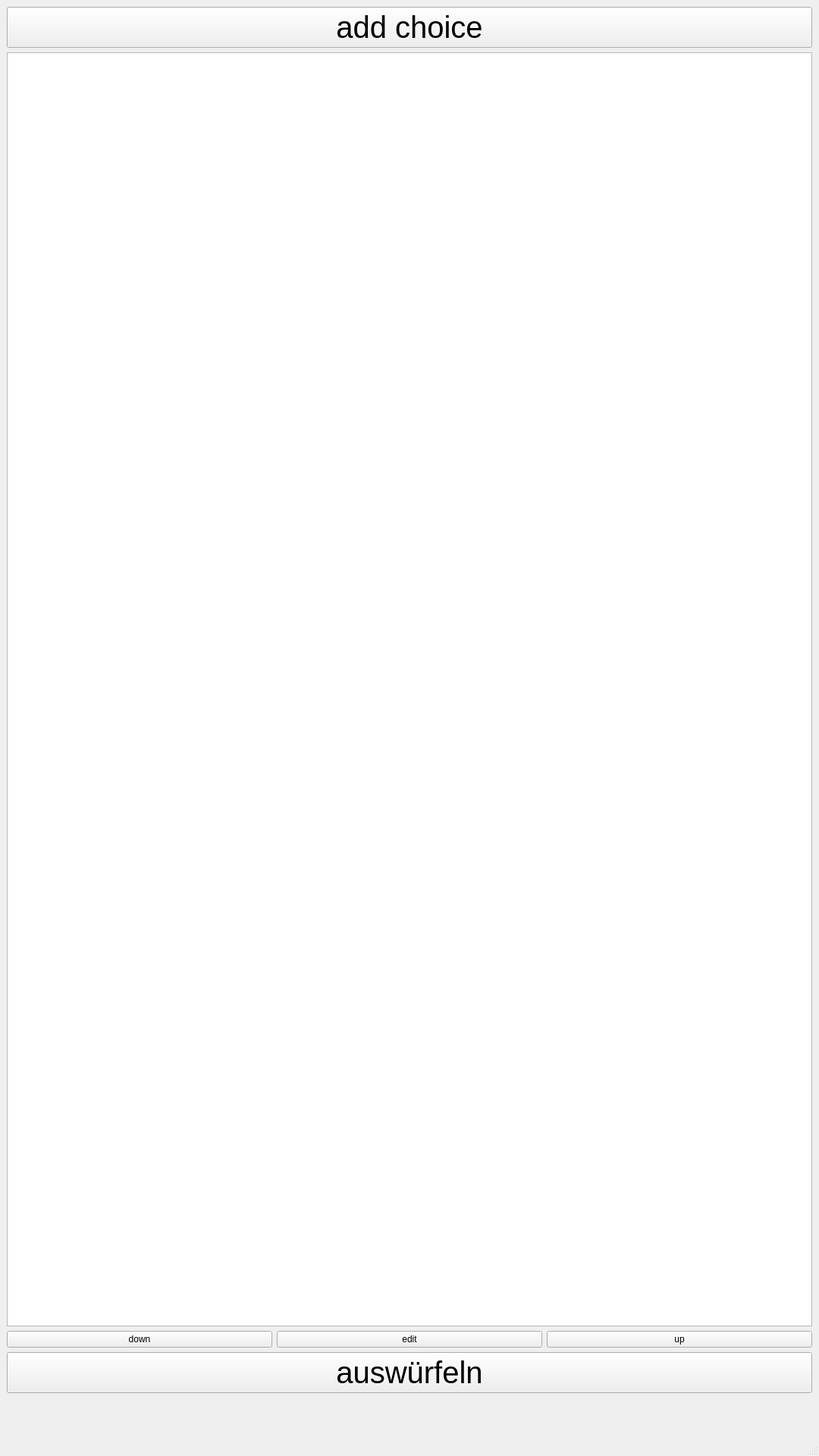
<?xml version="1.0" encoding="UTF-8"?>
<ui version="4.0">
 <class>MainWindow</class>
 <widget class="QMainWindow" name="MainWindow">
  <property name="geometry">
   <rect>
    <x>0</x>
    <y>0</y>
    <width>1080</width>
    <height>1920</height>
   </rect>
  </property>
  <property name="sizePolicy">
   <sizepolicy hsizetype="MinimumExpanding" vsizetype="Expanding">
    <horstretch>0</horstretch>
    <verstretch>0</verstretch>
   </sizepolicy>
  </property>
  <property name="windowTitle">
   <string>MainWindow</string>
  </property>
  <widget class="QWidget" name="centralwidget">
   <property name="sizePolicy">
    <sizepolicy hsizetype="Preferred" vsizetype="Expanding">
     <horstretch>0</horstretch>
     <verstretch>0</verstretch>
    </sizepolicy>
   </property>
   <layout class="QGridLayout" name="gridLayout">
    <item row="0" column="0">
     <layout class="QVBoxLayout" name="verticalLayout">
      <property name="sizeConstraint">
       <enum>QLayout::SetDefaultConstraint</enum>
      </property>
      <item>
       <widget class="QPushButton" name="button_add_choice">
        <property name="sizePolicy">
         <sizepolicy hsizetype="Expanding" vsizetype="Fixed">
          <horstretch>0</horstretch>
          <verstretch>0</verstretch>
         </sizepolicy>
        </property>
        <property name="font">
         <font>
          <pointsize>30</pointsize>
         </font>
        </property>
        <property name="text">
         <string>add choice</string>
        </property>
       </widget>
      </item>
      <item>
       <widget class="QListWidget" name="list_choices">
        <property name="font">
         <font>
          <pointsize>30</pointsize>
         </font>
        </property>
       </widget>
      </item>
      <item>
       <layout class="QHBoxLayout" name="horizontalLayout">
        <item>
         <widget class="QPushButton" name="button_down">
          <property name="text">
           <string>down</string>
          </property>
         </widget>
        </item>
        <item>
         <widget class="QPushButton" name="button_edit">
          <property name="text">
           <string>edit</string>
          </property>
         </widget>
        </item>
        <item>
         <widget class="QPushButton" name="button_up">
          <property name="text">
           <string>up</string>
          </property>
          <property name="icon">
           <iconset theme="up"/>
          </property>
         </widget>
        </item>
       </layout>
      </item>
      <item>
       <widget class="QPushButton" name="button_auswuefeln">
        <property name="sizePolicy">
         <sizepolicy hsizetype="Expanding" vsizetype="Fixed">
          <horstretch>0</horstretch>
          <verstretch>0</verstretch>
         </sizepolicy>
        </property>
        <property name="font">
         <font>
          <pointsize>30</pointsize>
         </font>
        </property>
        <property name="text">
         <string>auswürfeln</string>
        </property>
       </widget>
      </item>
      <item>
       <widget class="QLabel" name="label_result">
        <property name="font">
         <font>
          <pointsize>30</pointsize>
         </font>
        </property>
        <property name="text">
         <string/>
        </property>
        <property name="alignment">
         <set>Qt::AlignCenter</set>
        </property>
       </widget>
      </item>
     </layout>
    </item>
   </layout>
  </widget>
  <widget class="QMenuBar" name="menubar">
   <property name="geometry">
    <rect>
     <x>0</x>
     <y>0</y>
     <width>1080</width>
     <height>28</height>
    </rect>
   </property>
  </widget>
  <widget class="QStatusBar" name="statusbar"/>
 </widget>
 <resources/>
 <connections/>
</ui>
